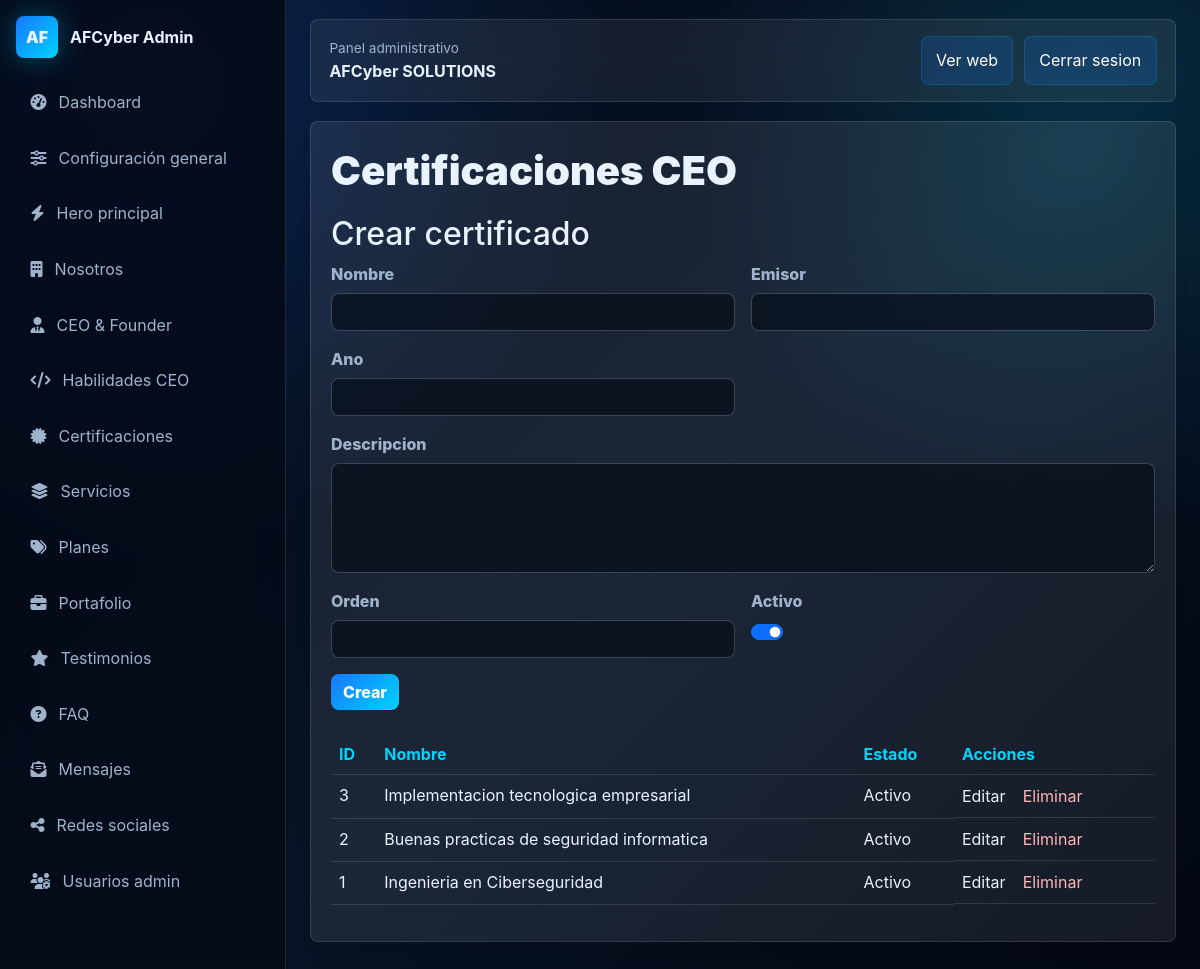
Page /admin/certificates (signed in) on the committed database.
### models.py (models this page shows)
class SiteSettings(db.Model):
    id = db.Column(db.Integer, primary_key=True)
    company_name = db.Column(db.String(140), default="AFCyber SOLUTIONS")
    slogan = db.Column(db.String(220), default="Soluciones tecnológicas modernas y seguras")
    short_description = db.Column(db.Text, default="Servicios tecnológicos premium para empresas y emprendedores.")
    logo = db.Column(db.String(255), default="")
    favicon = db.Column(db.String(255), default="img/favicon.svg")
    primary_email = db.Column(db.String(160), default="info@afcybersolutions.com.do")
    phone = db.Column(db.String(80), default="829-919-8058")
    whatsapp = db.Column(db.String(80), default="18299198058")
    address = db.Column(db.String(220), default="Republica Dominicana")
    business_hours = db.Column(db.String(180), default="Lunes a viernes, 8:00 AM - 6:00 PM")
    facebook = db.Column(db.String(255), default="#")
    instagram = db.Column(db.String(255), default="#")
    linkedin = db.Column(db.String(255), default="#")
    tiktok = db.Column(db.String(255), default="#")
    youtube = db.Column(db.String(255), default="#")
    primary_color = db.Column(db.String(20), default="#1777ff")
    secondary_color = db.Column(db.String(20), default="#00d4ff")
    background_color = db.Column(db.String(20), default="#050b18")
    button_color = db.Column(db.String(20), default="#1777ff")
    theme_mode = db.Column(db.String(20), default="dark")
    tech_gradients = db.Column(db.Text, default="Azul neon, cyan y fondo oscuro corporativo")
    meta_title = db.Column(db.String(180), default="AFCyber SOLUTIONS | Servicios tecnológicos premium")
    meta_description = db.Column(db.Text, default="Desarrollo web, ciberseguridad, soporte técnico, redes, cámaras, POS y automatización empresarial.")
    keywords = db.Column(db.Text, default="AFCyber SOLUTIONS, tecnologia, ciberseguridad, desarrollo web, POS, CMMS")
    og_image = db.Column(db.String(255), default="img/og-afcyber.svg")
    google_analytics_id = db.Column(db.String(80), default="")
    google_search_console = db.Column(db.String(255), default="")
    copyright_text = db.Column(db.String(220), default="Todos los derechos reservados.")
    developer_text = db.Column(db.String(220), default="Desarrollado por AFCyber SOLUTIONS")

class Certificate(db.Model):
    id = db.Column(db.Integer, primary_key=True)
    name = db.Column(db.String(180), nullable=False)
    issuer = db.Column(db.String(160), default="")
    year = db.Column(db.String(20), default="")
    description = db.Column(db.Text, default="")
    order = db.Column(db.Integer, default=1)
    is_active = db.Column(db.Boolean, default=True)

### app.py (the view, shortened to what this page needs)
    @app.route("/admin/<module>", methods=["GET", "POST"])
    @login_required
    def admin_module(module):
        configs = admin_modules()
        if module not in configs:
            abort(404)
        config = configs[module]
        model = config["model"]
        fields = config["fields"]
        items = model.query.order_by(model.id.desc()).all()
        return render_template("admin/list.html", module=module, config=config, fields=fields, items=items)

### app.py (called while the page is built)
@login_manager.user_loader
def load_user(user_id):
    return User.query.get(int(user_id))

def get_settings():
    return SiteSettings.query.first()

def static_asset_exists(path):
    return os.path.exists(os.path.join(BASE_DIR, "static", path.replace("/", os.sep)))

### templates/admin/list.html
{% extends "admin/base.html" %}
{% block admin_content %}
<section class="admin-card">
  <div class="card-heading"><h1>{{ config.title }}</h1></div>
  <form method="post" enctype="multipart/form-data" class="admin-form mb-4">
    <h2>Crear {{ config.singular }}</h2>
    <div class="row g-3">
      {% for name, label, type in fields %}
      <div class="{% if type == 'textarea' %}col-12{% else %}col-md-6{% endif %}">
        <label>{{ label }}
          {% if type == 'textarea' %}<textarea class="form-control" name="{{ name }}" rows="4"></textarea>
          {% elif type in ['image', 'pdf'] %}<input class="form-control" type="file" name="{{ name }}" accept="{% if type == 'pdf' %}.pdf{% else %}.jpg,.jpeg,.png,.webp,.svg{% endif %}">
          {% elif type == 'checkbox' %}<div class="form-check form-switch"><input class="form-check-input" type="checkbox" name="{{ name }}" checked></div>
          {% else %}<input class="form-control" type="{{ type }}" name="{{ name }}">{% endif %}
        </label>
      </div>
      {% endfor %}
    </div>
    <button class="btn btn-admin mt-3" type="submit">Crear</button>
  </form>
  <div class="table-responsive">
    <table class="table admin-table">
      <thead><tr><th>ID</th><th>Nombre</th><th>Estado</th><th>Acciones</th></tr></thead>
      <tbody>
        {% for item in items %}
        <tr>
          <td>{{ item.id }}</td>
          <td>{{ item.name or item.client_name or item.question }}</td>
          <td>{% if item.is_active is defined %}{{ 'Activo' if item.is_active else 'Inactivo' }}{% else %}Publicado{% endif %}</td>
          <td class="actions"><a href="{{ url_for('admin_edit_item', module=module, item_id=item.id) }}">Editar</a><form method="post" action="{{ url_for('admin_delete_item', module=module, item_id=item.id) }}" onsubmit="return confirm('Eliminar registro?')"><button type="submit">Eliminar</button></form></td>
        </tr>
        {% endfor %}
      </tbody>
    </table>
  </div>
</section>
{% endblock %}

### templates/admin/base.html (shortened to what this page needs)
<!doctype html>
<html lang="es">
<head>
  <link href="https://cdn.jsdelivr.net/npm/bootstrap@5.3.3/dist/css/bootstrap.min.css" rel="stylesheet">
  <link href="https://cdnjs.cloudflare.com/ajax/libs/font-awesome/6.5.2/css/all.min.css" rel="stylesheet">
  <link href="{{ url_for('static', filename='css/admin.css') }}" rel="stylesheet">
</head>
<body>
  <aside class="admin-sidebar">
    <a class="admin-brand" href="{{ url_for('admin_dashboard') }}"><span>AF</span><strong>AFCyber Admin</strong></a>
    <nav>
      <a href="{{ url_for('admin_dashboard') }}"><i class="fa-solid fa-gauge-high"></i> Dashboard</a>
      <a href="{{ url_for('admin_settings') }}"><i class="fa-solid fa-sliders"></i> Configuración general</a>
      <a href="{{ url_for('admin_module', module='hero') }}"><i class="fa-solid fa-bolt"></i> Hero principal</a>
      <a href="{{ url_for('admin_module', module='about') }}"><i class="fa-solid fa-building"></i> Nosotros</a>
      <a href="{{ url_for('admin_module', module='ceo') }}"><i class="fa-solid fa-user-tie"></i> CEO & Founder</a>
      <a href="{{ url_for('admin_module', module='skills') }}"><i class="fa-solid fa-code"></i> Habilidades CEO</a>
      <a href="{{ url_for('admin_module', module='certificates') }}"><i class="fa-solid fa-certificate"></i> Certificaciones</a>
      <a href="{{ url_for('admin_module', module='services') }}"><i class="fa-solid fa-layer-group"></i> Servicios</a>
      <a href="{{ url_for('admin_module', module='plans') }}"><i class="fa-solid fa-tags"></i> Planes</a>
      <a href="{{ url_for('admin_module', module='portfolio') }}"><i class="fa-solid fa-briefcase"></i> Portafolio</a>
      <a href="{{ url_for('admin_module', module='testimonials') }}"><i class="fa-solid fa-star"></i> Testimonios</a>
      <a href="{{ url_for('admin_module', module='faq') }}"><i class="fa-solid fa-circle-question"></i> FAQ</a>
      <a href="{{ url_for('admin_messages') }}"><i class="fa-solid fa-envelope-open-text"></i> Mensajes</a>
      <a href="{{ url_for('admin_module', module='socials') }}"><i class="fa-solid fa-share-nodes"></i> Redes sociales</a>
      <a href="{{ url_for('admin_users') }}"><i class="fa-solid fa-users-gear"></i> Usuarios admin</a>
    </nav>
  </aside>
  <main class="admin-main">
    <header class="admin-topbar">
      <div><span>Panel administrativo</span><strong>{{ settings.company_name }}</strong></div>
      <div class="top-actions"><a href="{{ url_for('index') }}" target="_blank">Ver web</a><a href="{{ url_for('admin_logout') }}">Cerrar sesion</a></div>
    </header>
    {% block admin_content %}{% endblock %}
  </main>
</body>
</html>

### static/css/admin.css (style rules this page uses)
:root { --primary: #1777ff; --secondary: #00d4ff; --dark: #050b18; --text: #e8f3ff; --muted: #9fb4cc; --line: rgba(255,255,255,.12); --radius: 8px; }
* { box-sizing: border-box; }
body { margin: 0; min-height: 100vh; color: var(--text); background: radial-gradient(circle at 12% 8%, rgba(23,119,255,.24), transparent 34%), radial-gradient(circle at 90% 15%, rgba(0,212,255,.14), transparent 28%), linear-gradient(135deg, #040916, #081426 55%, #020713); font-family: Inter, ui-sans-serif, system-ui, "Segoe UI", sans-serif; }
a { color: inherit; text-decoration: none; }
.admin-sidebar { position: fixed; inset: 0 auto 0 0; width: 286px; padding: 1rem; background: rgba(5, 11, 24, .88); border-right: 1px solid var(--line); backdrop-filter: blur(18px); overflow-y: auto; }
.admin-brand { display: flex; align-items: center; gap: .75rem; margin-bottom: 1.2rem; }
.admin-brand span { display: grid; place-items: center; width: 42px; height: 42px; border-radius: var(--radius); font-weight: 900; background: linear-gradient(135deg, var(--primary), var(--secondary)); box-shadow: 0 0 30px rgba(0,212,255,.34); }
.admin-sidebar nav { display: grid; gap: .35rem; }
.admin-sidebar nav a { display: flex; align-items: center; gap: .75rem; padding: .75rem .85rem; color: var(--muted); border-radius: var(--radius); border: 1px solid transparent; transition: .2s ease; }
.admin-main { margin-left: 286px; padding: 1.2rem 1.5rem 3rem; }
.admin-topbar { display: flex; justify-content: space-between; gap: 1rem; align-items: center; padding: 1rem 1.15rem; border: 1px solid var(--line); border-radius: var(--radius); background: rgba(255,255,255,.07); backdrop-filter: blur(18px); }
.admin-topbar span { display: block; color: var(--muted); font-size: .85rem; }
.top-actions { display: flex; gap: .65rem; }
.top-actions a, .quick-grid a { padding: .7rem .9rem; color: #fff; border: 1px solid rgba(0,212,255,.18); border-radius: var(--radius); background: rgba(23,119,255,.16); }
.admin-hero, .admin-card, .metric-grid article { border-radius: var(--radius); border: 1px solid var(--line); background: rgba(255,255,255,.08); box-shadow: 0 24px 70px rgba(0,0,0,.18); }
.admin-hero h1, .admin-card h1 { margin: .3rem 0; font-weight: 900; }
.admin-hero p, .admin-card p, .admin-form label { color: var(--muted); }
.admin-card { margin-top: 1.2rem; padding: 1.25rem; }
.card-heading { display: flex; justify-content: space-between; gap: 1rem; align-items: center; margin-bottom: 1rem; }
.admin-form label { display: grid; gap: .45rem; width: 100%; font-weight: 800; }
.form-control, .form-check-input { color: #fff; border: 1px solid rgba(255,255,255,.14); background-color: rgba(5,11,24,.64); border-radius: var(--radius); }
.btn-admin { color: #fff; border: 0; border-radius: var(--radius); font-weight: 800; background: linear-gradient(135deg, var(--primary), var(--secondary)); }
.admin-table { --bs-table-color: var(--text); --bs-table-bg: transparent; --bs-table-border-color: var(--line); }
.admin-table th { color: var(--secondary); }
.actions { display: flex; gap: .7rem; align-items: center; }
.actions button { color: #ffb4b4; border: 0; background: transparent; }

### rows in the picture
SiteSettings: company_name "AFCyber SOLUTIONS"
Certificate: id "3", name "Implementacion tecnologica empresarial", is_active "Activo"
Certificate: id "2", name "Buenas practicas de seguridad informatica", is_active "Activo"
Certificate: id "1", name "Ingenieria en Ciberseguridad", is_active "Activo"

### other values in the picture
{{ config.title }} "Certificaciones CEO"
{{ config.singular }} "certificado"
{{ label }} "Nombre" "Emisor" "Ano" "Descripcion" "Orden" "Activo"
